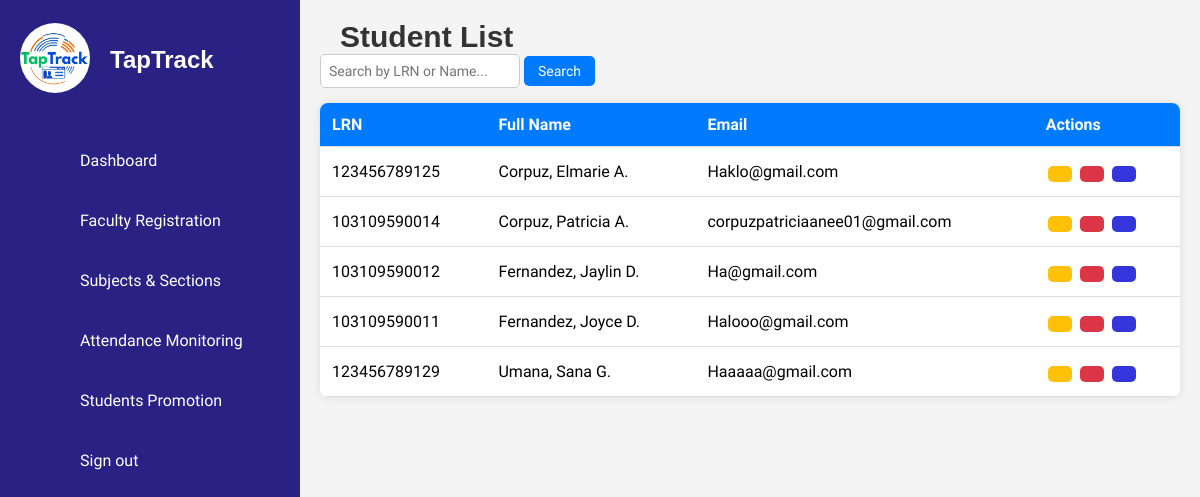
/ISIERA/details_student.php, run on an earlier commit of the app's database.
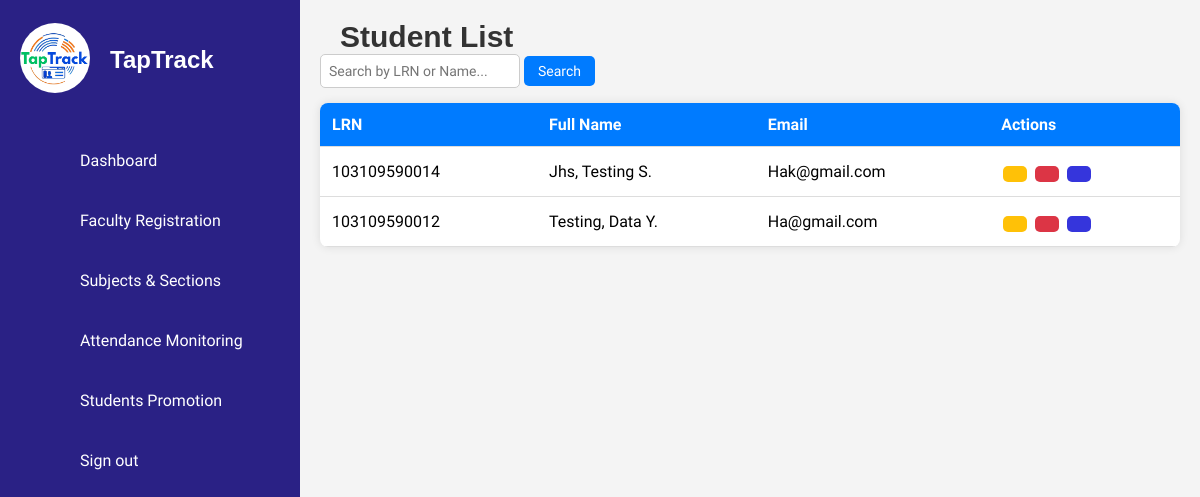
And on a later commit of the database.
### tables this page shows
CREATE TABLE `students` (
  `id` int(11) NOT NULL,
  `first_name` varchar(50) NOT NULL,
  `middle_name` varchar(50) DEFAULT NULL,
  `last_name` varchar(50) NOT NULL,
  `lrn` varchar(12) NOT NULL,
  `date_of_birth` date NOT NULL,
  `gender` enum('Male','Female') NOT NULL,
  `citizenship` varchar(50) NOT NULL,
  `address` text NOT NULL,
  `contact_number` varchar(15) NOT NULL,
  `email` varchar(100) NOT NULL,
  `guardian_name` varchar(100) NOT NULL,
  `guardian_contact` varchar(15) NOT NULL,
  `guardian_address` varchar(250) NOT NULL,
  `guardian_relationship` varchar(50) NOT NULL,
  `elementary_school` varchar(100) NOT NULL,
  `year_graduated` year(4) NOT NULL,
  `birth_certificate` varchar(255) NOT NULL,
  `id_photo` varchar(255) NOT NULL,
  `good_moral` varchar(255) DEFAULT NULL,
  `student_signature` varchar(255) NOT NULL,
  `section` varchar(50) DEFAULT NULL,
  `school_year` varchar(9) NOT NULL,
  `grade_level` varchar(20) DEFAULT NULL,
  `student_type` enum('Regular Student','STI Student') DEFAULT NULL,
  `verified_at` timestamp NOT NULL DEFAULT current_timestamp(),
  `created_at` timestamp NOT NULL DEFAULT current_timestamp(),
  `rfid` varchar(50) DEFAULT NULL,
  `mobile_verified` tinyint(1) DEFAULT 0
);

### ISIERA/details_student.php (the view, shortened to what this page needs)
<?php
include('db_connection.php');
$query = "SELECT lrn,
    CONCAT(
        UPPER(LEFT(last_name, 1)), LOWER(SUBSTRING(last_name, 2)), ', ',
        UPPER(LEFT(first_name, 1)), LOWER(SUBSTRING(first_name, 2)), ' ',
        UPPER(LEFT(middle_name, 1)), '.'
    ) AS fullname,
    email, student_type
    FROM students
    WHERE 1=1";
$query .= " ORDER BY last_name ASC, first_name ASC, middle_name ASC";
$result = mysqli_query($conn, $query);
$students = [];
if (mysqli_num_rows($result) > 0) {
    $students = mysqli_fetch_all($result, MYSQLI_ASSOC);
}
?>
<!DOCTYPE html>
<html lang="en">
<head>
    <link rel="stylesheet" href="assets/css/style.css">
</head>
<body>
<?php include('sidebar.php'); ?>
<div class="main-content">
    <h2>Student List</h2>
    <div class="search-container">
        <div class="left-search">
            <form id="searchForm" onsubmit="return handleSearch(event)">
                <input type="text" id="searchInput" placeholder="Search by LRN or Name...">
                <button type="submit">Search</button>
            </form>
        </div>
    </div>
    <table class="student-table" id="studentTable">
        <thead>
            <tr>
                <th>LRN</th>
                <th>Full Name</th>
                <th>Email</th>
                <th class="actions-header" style="position: relative;">
                    <div class="header-content">
                        <span>Actions</span>
                    </div>
                </th>
            </tr>
        </thead>
        <tbody id="studentTableBody">
            <?php if (!empty($students)): ?>
                <?php foreach ($students as $student): ?>
                    <tr data-type="<?= strtolower($student['student_type']) ?>">
                        <td><?= $student['lrn'] ?></td>
                        <td><?= $student['fullname'] ?></td>
                        <td><?= $student['email'] ?></td>
                        <td>
                            <button class='edit' title="Edit" onclick='redirectToStudentInfo("<?= $student['lrn'] ?>", "edit")'>
                            </button>
                            <button class='archive' title="Archive" onclick='archiveStudent("<?= $student['lrn'] ?>")'>
                            </button>
                            <button class='view' title="View" onclick='redirectToStudentInfo("<?= $student['lrn'] ?>", "view")'>
                            </button>
                        </td>
                    </tr>
                <?php endforeach; ?>
            <?php else: ?>
                <tr id="noDataRow"><td colspan="4">No data available.</td></tr>
            <?php endif; ?>
        </tbody>
    </table>
</div>
</body>
</html>

What changed in the data, as far as the page shows it:
removed students: lrn "123456789125", fullname "Corpuz, Elmarie A.", email "Haklo@gmail.com"
removed students: lrn "103109590014", fullname "Corpuz, Patricia A.", email "corpuzpatriciaanee01@gmail.com"
removed students: lrn "103109590012", fullname "Fernandez, Jaylin D.", email "Ha@gmail.com"
removed students: lrn "103109590011", fullname "Fernandez, Joyce D.", email "Halooo@gmail.com"
removed students: lrn "123456789129", fullname "Umana, Sana G.", email "Haaaaa@gmail.com"
added students: lrn "103109590014", fullname "Jhs, Testing S.", email "Hak@gmail.com"
added students: lrn "103109590012", fullname "Testing, Data Y.", email "Ha@gmail.com"
